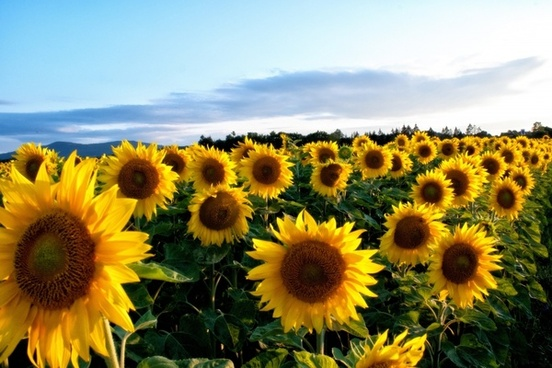
%> input picture 8.jpg, 552 x 368 px
$ octave histequalation.m   (GNU Octave 9; MATLAB toolbox functions it lacks are replaced by stand-ins)
%> lines starting %> are read from the running program, lines starting %| are printed output that depends on the picture
im=imread('8.jpg');
%> im is the input picture: size 368x552x3 uint8; mean R, G, B 141.3, 137.8, 100.1
a=rgb2gray(im);
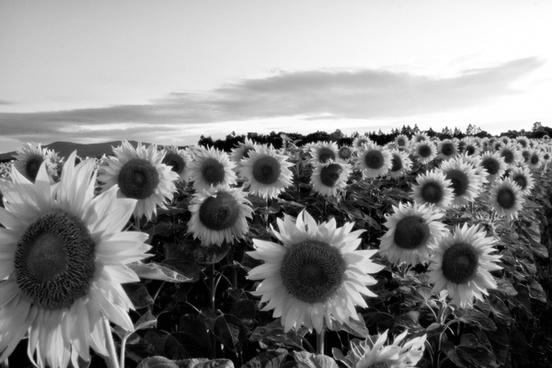
%> a: size 368x552 uint8; min 0, max 255, mean 134.5
img=histeq(a);
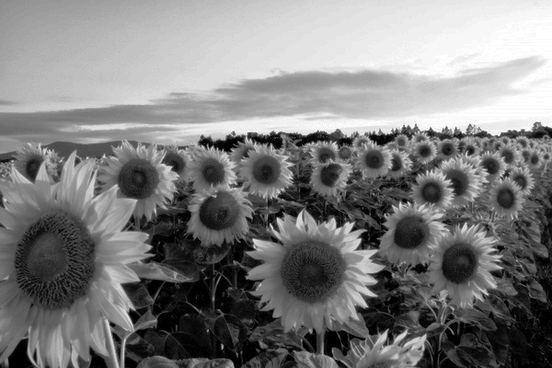
%> img: size 368x552 uint8; min 0, max 255, mean 126.1
subplot(2,2,1),imshow(im);title('Original image');
subplot(2,2,2),imhist(a);title('Original image');
subplot(2,2,3),imshow(img);title('Histequ image');
subplot(2,2,4),imhist(img);title('Histequ image');
%> after `title('Histequ image')`:
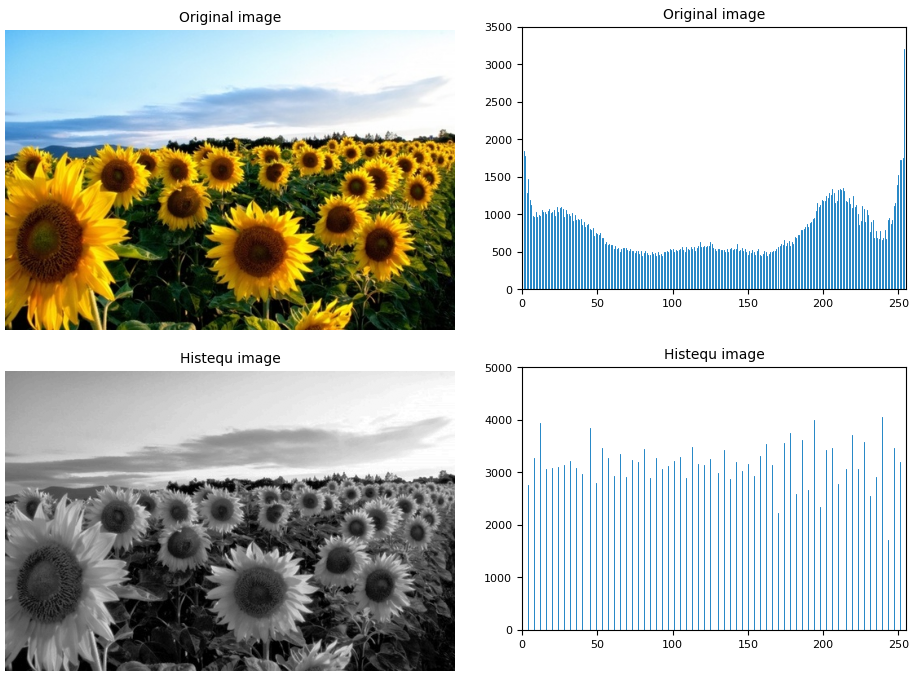
%> figure redrawn from the program's plot data, 4 panels

$ run again, with 10.jpg copied over 8.jpg
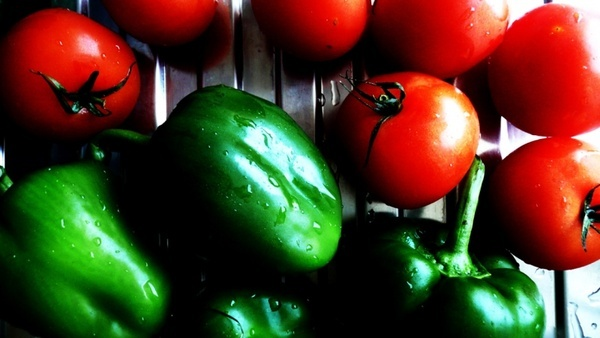
%> input picture 10.jpg, 600 x 338 px
%> im is the input picture: size 338x600x3 uint8; mean R, G, B 79.1, 57.8, 33.3
%> `img=histeq(a);`:
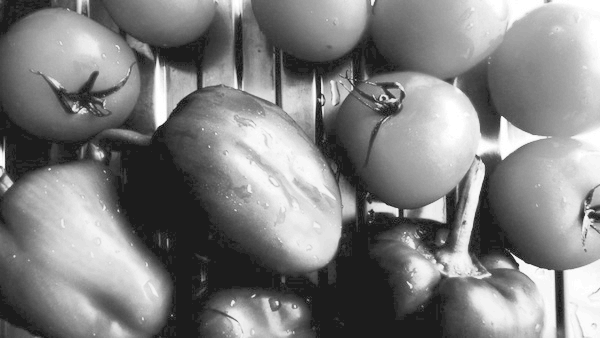
%> img: size 338x600 uint8; min 28, max 255, mean 128.4
%> `title('Histequ image')`:
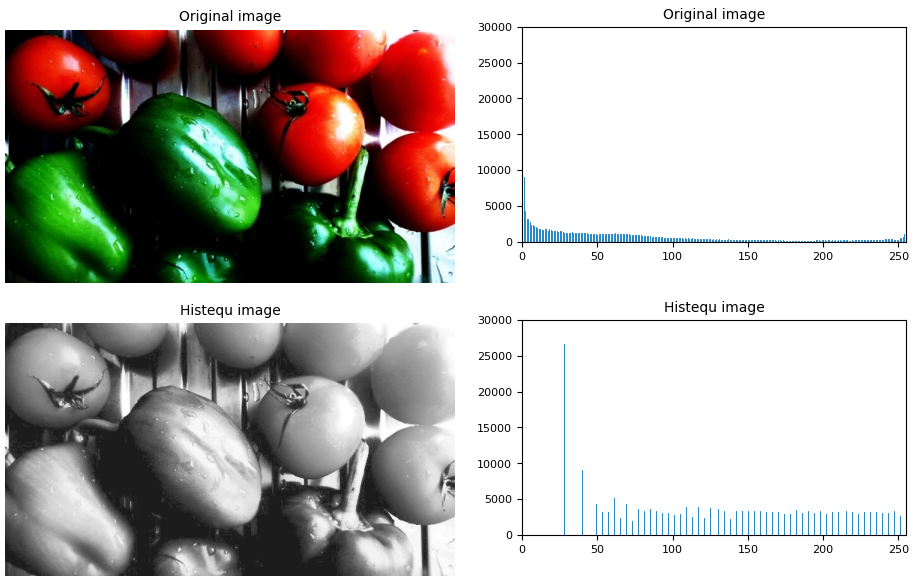
%> figure redrawn from the program's plot data, 4 panels

$ run again, with 11.jpg copied over 8.jpg
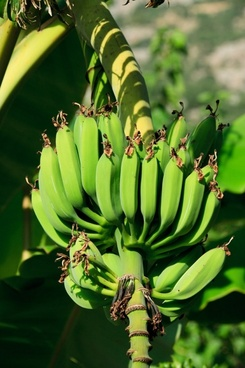
%> input picture 11.jpg, 245 x 368 px
%> im is the input picture: size 368x245x3 uint8; mean R, G, B 79.7, 106.9, 42.6
%> `img=histeq(a);`:
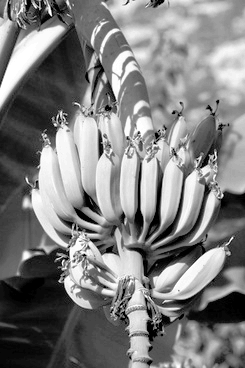
%> img: size 368x245 uint8; min 0, max 255, mean 126.5
%> `title('Histequ image')`:
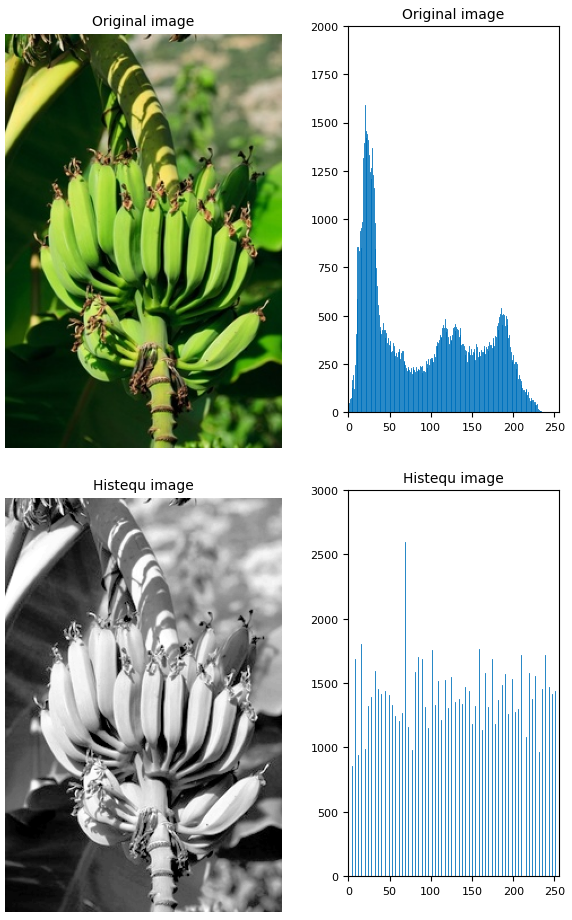
%> figure redrawn from the program's plot data, 4 panels
